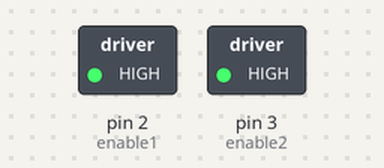
This sketch was run on a simulated Arduino Uno, built with avr-gcc and run on an emulated ATmega328P. On the bench: switched loads named in the sketch (green lamp = pin HIGH).

Above: at 0.05 s.
At 6.25 s:
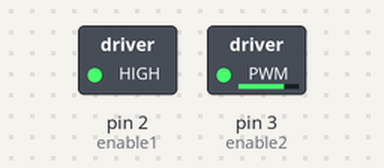
At 19.95 s:
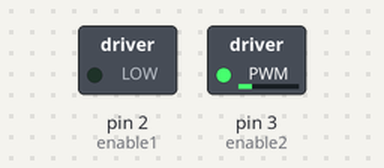
At 39.86 s:
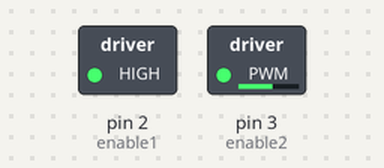
Timing chart, 0 to 40.0 s (numbered marks = the images above):
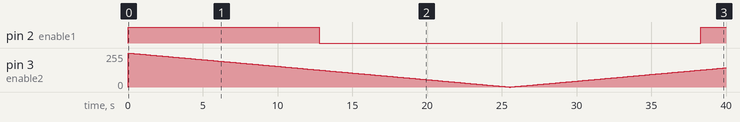

Measured:
- by itself, pin 2 (enable1): LOW → HIGH at 0.00 s, → LOW 12.8 s later, → HIGH 25.5 s later
- by itself, pin 3 (enable2): 0/255 → 255/255 at 0.00 s, → 254/255 0.10 s later, → 253/255 0.10 s later, → 252/255 0.10 s later, … (400 changes in this stretch)

The sketch:

KNF_pump_test.ino
```cpp
//motor 1
int in1 = 9;
int in2 = 8;
//motor 2
int in3 = 7;
int in4 = 6;
//the following are all ~PWM capable ports
//Driver 1
int enable1 = 2;
int enable2 = 3;

void valveOpen(int s) {
  digitalWrite(in1, LOW);
  digitalWrite(in2, HIGH);
  analogWrite(enable1, s);
  digitalWrite(in3, LOW);
  digitalWrite(in4, HIGH);
  analogWrite(enable2, s);
}

void valveClose() {
  digitalWrite(in1, HIGH);
  digitalWrite(in2, LOW);
  analogWrite(enable1, 0x00);
  digitalWrite(in3, HIGH);
  digitalWrite(in4, LOW);
  analogWrite(enable2, 0x00);
}

void setup() {
  // put your setup code here, to run once:
  digitalWrite(in1, LOW);
  digitalWrite(in2, LOW);

  digitalWrite(in3, LOW);
  digitalWrite(in4, LOW);

  analogWrite(enable1, 0);
  analogWrite(enable2, 0);
}

void loop() {

  for(int i = 255;i > 0;i--){
    valveOpen(i);
    delay(100);
  }

  for(int i = 0;i <= 255;i++){
    valveOpen(i);
    delay(100);
  }

  delay(100);
}
```
